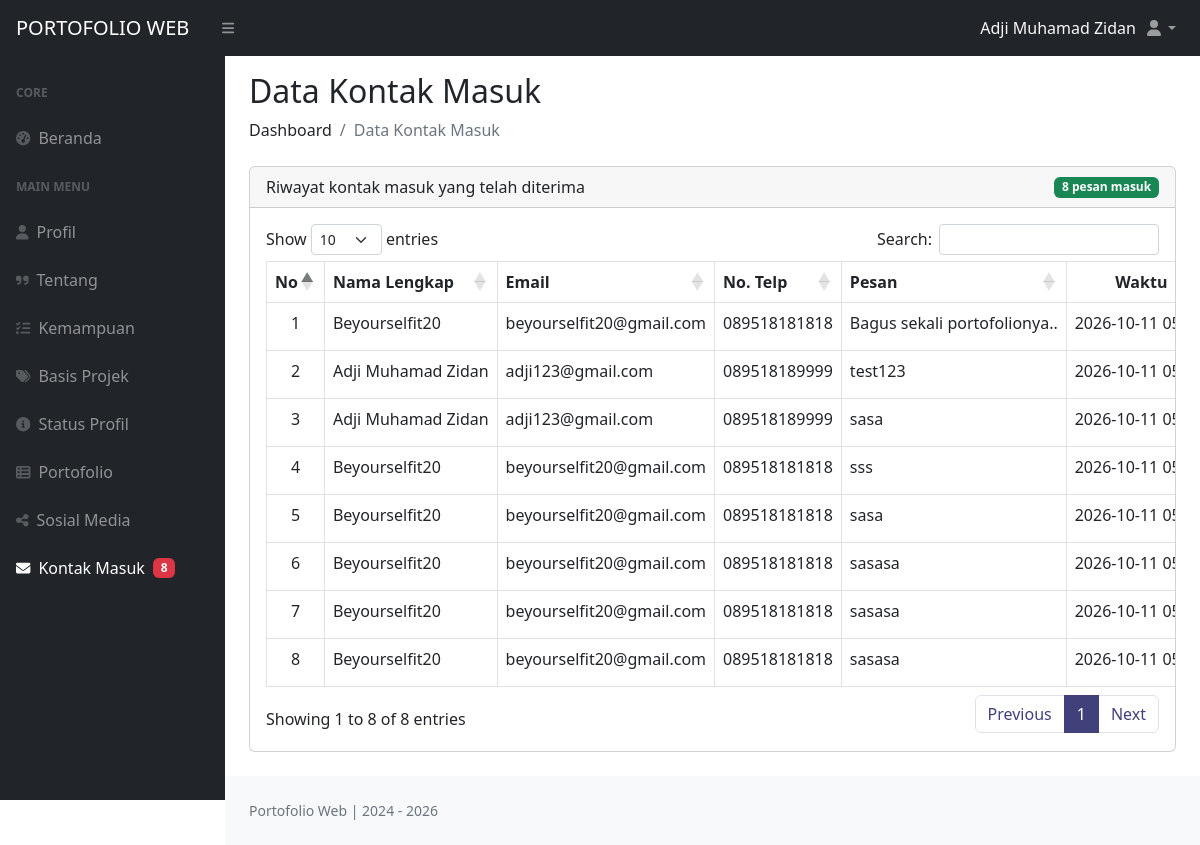
/dashboard/index.php?halaman=kontak (signed in), run on the app's committed database.
### tables this page shows
CREATE TABLE `dt_kontak` (
  `id` int(11) NOT NULL,
  `nama_lengkap` varchar(30) NOT NULL,
  `email` varchar(35) NOT NULL,
  `no_telp` varchar(20) NOT NULL,
  `pesan` varchar(255) NOT NULL,
  `created_at` timestamp NOT NULL DEFAULT current_timestamp() ON UPDATE current_timestamp()
);

### dashboard/pages/kontak.php (the view, shortened to what this page needs)
<?php
  require 'config/koneksi_db.php';
  $sql = "SELECT * FROM dt_kontak";
  $query = mysqli_query($koneksi, $sql);
  $jumlah = mysqli_num_rows($query);
  $row = [];
  while ($data = mysqli_fetch_assoc($query)) {
    $row[] = $data;
  }
?>
<h2 class="mt-3">Data Kontak Masuk</h2>
<ol class="breadcrumb mb-4">
  <li class="breadcrumb-item">Dashboard</li>
  <li class="breadcrumb-item active">Data Kontak Masuk</li>
</ol>
<div class="row">
  <div class="col mb-4">
    <div class="card">
      <div class="card-header">
        <div class="d-flex justify-content-between align-items-center">
          <span class="d-none d-md-block">Riwayat kontak masuk yang telah diterima</span>
          <span class="badge text-bg-success"><?= $jumlah; ?> pesan masuk</span>
        </div>
      </div>
      <div class="card-body table-responsive">
        <table id="tabel_kontak" class="table table-bordered">
            <thead>
              <tr>
                <th class="text-center">No</th>
                <th class="text-nowrap">Nama Lengkap</th>
                <th class="text-nowrap">Email</th>
                <th class="text-nowrap">No. Telp</th>
                <th class="text-nowrap">Pesan</th>
                <th class="text-nowrap text-center">Waktu</th>
              </tr>
            </thead>
            <tbody>
              <?php
                $no = 0;
                foreach ($row as $kontak) :
                $no++;
              ?>
                <tr>
                  <td class="text-center"><?= $no; ?></td>
                  <td class="text-nowrap"><?= $kontak['nama_lengkap']; ?></td>
                  <td class="text-nowrap"><?= $kontak['email']; ?></td>
                  <td class="text-nowrap"><?= $kontak['no_telp']; ?></td>
                  <td class="text-nowrap"><?= $kontak['pesan']; ?></td>
                  <td class="text-nowrap text-center"><?= $kontak['created_at']; ?></td>
                </tr>
              <?php endforeach; ?>
            </tbody>
        </table>
      </div>
    </div>
  </div>
</div>

### data on the page
dt_kontak: nama_lengkap "Beyourselfit20", email "beyourselfit20@gmail.com", no_telp "089518181818", pesan "Bagus sekali portofolionya..", created_at "2026-10-11…"
dt_kontak: nama_lengkap "Adji Muhamad Zidan", email "adji123@gmail.com", no_telp "089518189999", pesan "test123", created_at "2026-10-11…"
dt_kontak: nama_lengkap "Adji Muhamad Zidan", email "adji123@gmail.com", no_telp "089518189999", pesan "sasa", created_at "2026-10-11…"
dt_kontak: nama_lengkap "Beyourselfit20", email "beyourselfit20@gmail.com", no_telp "089518181818", pesan "sss", created_at "2026-10-11…"
dt_kontak: nama_lengkap "Beyourselfit20", email "beyourselfit20@gmail.com", no_telp "089518181818", pesan "sasa", created_at "2026-10-11…"
dt_kontak: nama_lengkap "Beyourselfit20", email "beyourselfit20@gmail.com", no_telp "089518181818", pesan "sasasa", created_at "2026-10-11…"
dt_kontak: nama_lengkap "Beyourselfit20", email "beyourselfit20@gmail.com", no_telp "089518181818", pesan "sasasa", created_at "2026-10-11…"
dt_kontak: nama_lengkap "Beyourselfit20", email "beyourselfit20@gmail.com", no_telp "089518181818", pesan "sasasa", created_at "2026-10-11…"

### other printed values
$_SESSION['admin'] "Adji Muhamad Zidan"
$jumlah "8"
